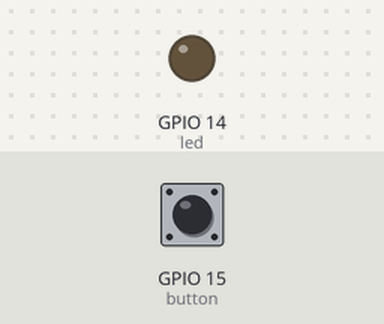
This sketch was run on a simulated ESP32. Shown: output pins drawn as LEDs (lit = HIGH). The test bench sets the inputs (shaded band); at power-on: GPIO 15 (button) LOW.

Above: at 1.2 s.
1.3 s: GPIO 15 (button) pulled HIGH for 0.15 s
At 1.37 s:
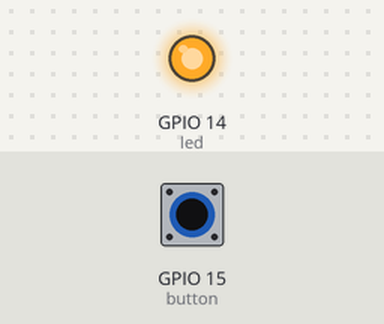
2.9 s: GPIO 15 (button) pulled HIGH for 3.2 s
At 6.9 s:
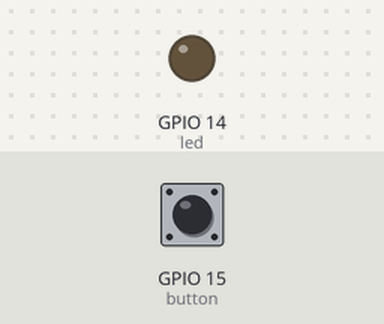
Timing chart, 0 to 8.4 s (numbered marks = the images above; inputs shaded):
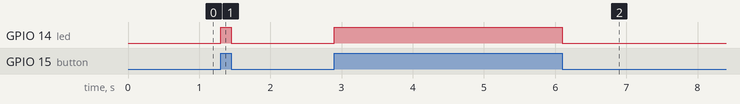

Measured:
- after the input at 1.3 s, GPIO 14 (led): LOW → HIGH at once, → LOW 0.15 s later
- after the input at 2.9 s, GPIO 14 (led): LOW → HIGH at once, → LOW 3.2 s later

The sketch:

Push_Button_Control_LED.ino
```cpp
/*
 * ESP32 Button Controlled LED
 * This program demonstrates how to control an LED using a push button.
 * The LED turns ON when the button is pressed and turns OFF when the button is released.
 *
 * Hardware Requirements:
 * - ESP32 Development Board
 * - Push Button
 * - LED
 *
 * Circuit Connection:
 * - Button connected to GPIO 15 (input)
 * - LED connected to GPIO 14 (output)
 *
 * Date: 04 February 2024
 * Author: Sanaullah Sajib
 */

int button = 15;                      // digital pin 15 for push button
int led = 14;                         // digital pin 14 for led
int button_state = 0;
void setup() {
  // put your setup code here, to run once:
  pinMode (led,OUTPUT);               // GPIO 14 for Output
  pinMode (button,INPUT);             // GPIO 15 for Input
}

void loop() {
  // put your main code here, to run repeatedly:
  button_state = digitalRead(button); // Check push button status

  if(button_state == HIGH){           // using if condition check button status
    digitalWrite(led,HIGH);           // Hight state led ON
  }
  else{
    digitalWrite(led,LOW);            // else Low state led OFF
  }
}
```
